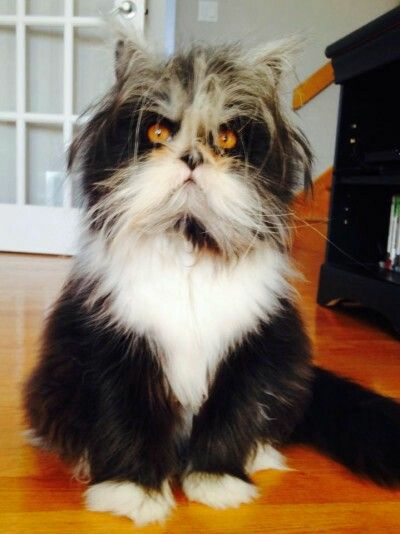
#> input picture Machine-Learning/Dogs vs. Cats Classifier/data/dogcat.jpeg, 400 x 534 px, given in place of the camera
$ jupyter execute --allow-errors OpenCV.ipynb   (older library calls are emulated)   (text cells are left out)
#> lines starting #> are read from the running program, lines starting #| are printed output that depends on the picture; after the words box and inside, x2 and y2 are one past the last pixel; in counts of white or black regions, pixels touching at a corner belong together
#> further down, frame is the input picture: shape (534, 400, 3); mean B, G, R 90.2, 108.2, 126
#> (key Esc is pressed here)
#> `iou=frame[170:280, 170:280]`:
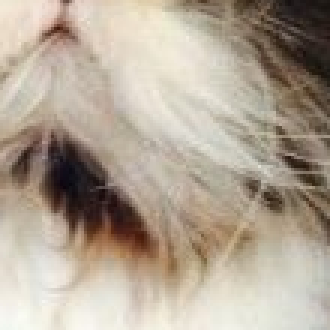
#> iou: shape (110, 110, 3) (shown 3 times larger); mean B, G, R 148.9, 164.6, 177.2
#> `snapShot=frame[101:340,101:340]`:
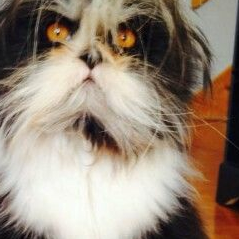
#> snapShot: shape (239, 239, 3); mean B, G, R 121.8, 137.3, 153.1
#> `maskBGR= cv2.inRange(rgbIoU,lower_skin,upper_skin)`:
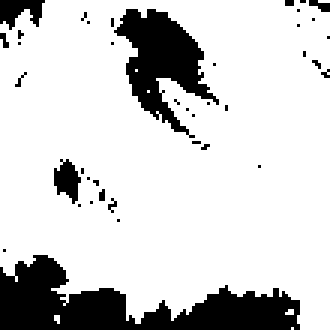
#> maskBGR: shape (110, 110) (shown 3 times larger); 81.7% white; 40 black regions (36 under 20 px), largest, box (x1, y1, x2, y2) and area: (0, 85, 100, 110) 1252, (38, 3, 73, 46) 675, (0, 0, 15, 10) 93, (18, 53, 27, 68) 83
#> `thresh = cv2.erode(thresh, None, iterations=3)`:
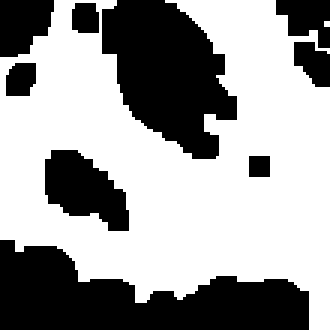
#> thresh: shape (110, 110) (shown 3 times larger); 61.2% white; 9 black regions, largest, box (x1, y1, x2, y2) and area: (0, 80, 103, 110) 1861, (34, 0, 79, 53) 1527, (15, 50, 43, 77) 481
#> `thresh = cv2.dilate(thresh, None, iterations=3)`:
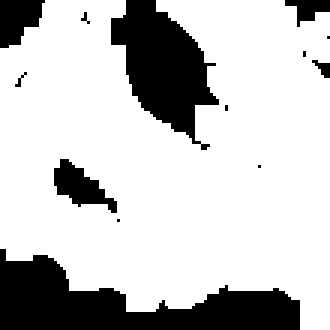
#> thresh: shape (110, 110) (shown 3 times larger); 77% white; 13 black regions (8 under 20 px)
#> `hand_conturs=cv2.findContours(thresh,cv2.RETR_TREE,cv2.CHAIN_APPROX_SI..`: hand_conturs = 12 contours, 10 with area under 20; largest, box (x1, y1, x2, y2) and area: (0, 0, 110, 110) 9240, (17, 52, 40, 72) 211
[cell 1]
from keras.models import load_model

modelpath='../ResNet92PercentVer2_1.h5'
#> (the rest of this cell did not finish here and is left out)

[cell 2]
import cv2
import numpy as np

camera = cv2.VideoCapture(0)
prev_ContursLength=0
stable_Count = 0
capture_Count = 0
prev_Prediction = 0
#> (the rest of this cell did not finish here and is left out)
